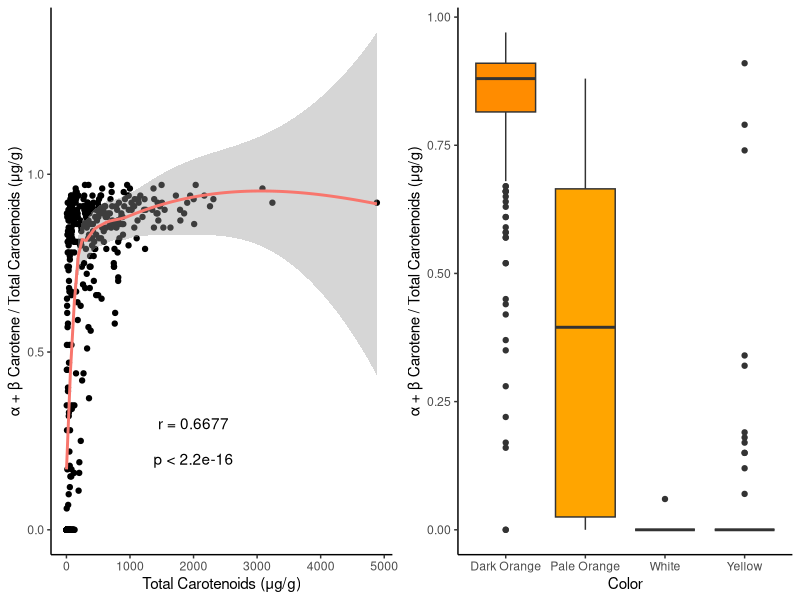

This chart was generated by the following R code:
# Step One: Prepare R Environment
# (1.0) Load The TidyVerse 
  library('tidyverse')
# (2.0) Load Phenotypic data
  pheno <- read_csv("CorrelationFigureData.csv", col_names = T)
    colnames(pheno)[5] <- "Color"
    colnames(pheno)[3] <- "Carotene"
    colnames(pheno)[6] <- "Total.Carotenoid(ug/g)"
  pheno$Color <- as.factor(pheno$Color)
# (3.0) Compare alpha and beta in different color categories
  FigureB1b <-  ggplot(data=pheno, aes(x=Color, y=Carotene, fill=Color)) +
    geom_boxplot() + # Define boxplot
    scale_fill_manual(values= c("Dark Orange", "#FFA500", "Yellow", "White")) +
    ylab("α + β Carotene / Total Carotenoids (μg/g)") +
    theme_classic() + # keep it simple
    theme(legend.position = "none")
# (4.0) Test correlation between total carotenoids and ratio of Carotene
  improvement <- cor.test(pheno$Carotene, pheno$`Total.Carotenoid(ug/g)`, 
                          method="spearman")
# (5.0) Extract P value and R value from correlation test
  R <- improvement$estimate
  p <- improvement$p.value
# (5.1) plot the correlation
  FigureB1a <-  pheno %>%
    ggplot(aes(x=`Total.Carotenoid(ug/g)`, y=Carotene)) +
    geom_point() +
    geom_smooth(method="loess", mapping = aes(col="Red"), show.legend = F) +
    xlab("Total Carotenoids (μg/g)") +
    ylab("α + β Carotene / Total Carotenoids (μg/g)") +
    theme_classic()
# (5.2) Add Correlation r and p values to plot 
  FigureB1a <- FigureB1a  + annotate(geom="text", x=2000, y=0.3, label="r = 0.6677",
                                   color="black") + 
    annotate(geom="text", x=2000, y=0.2, label="p < 2.2e-16",
           color="black")
# (5.3) Combine  the figures
  library(ggpubr)
  png(filename="FigureB1.png", width=960, height=480, bg="white")
  ggarrange(FigureB1a, FigureB1b, ncol=2, nrow=1)
  dev.off()
  
  